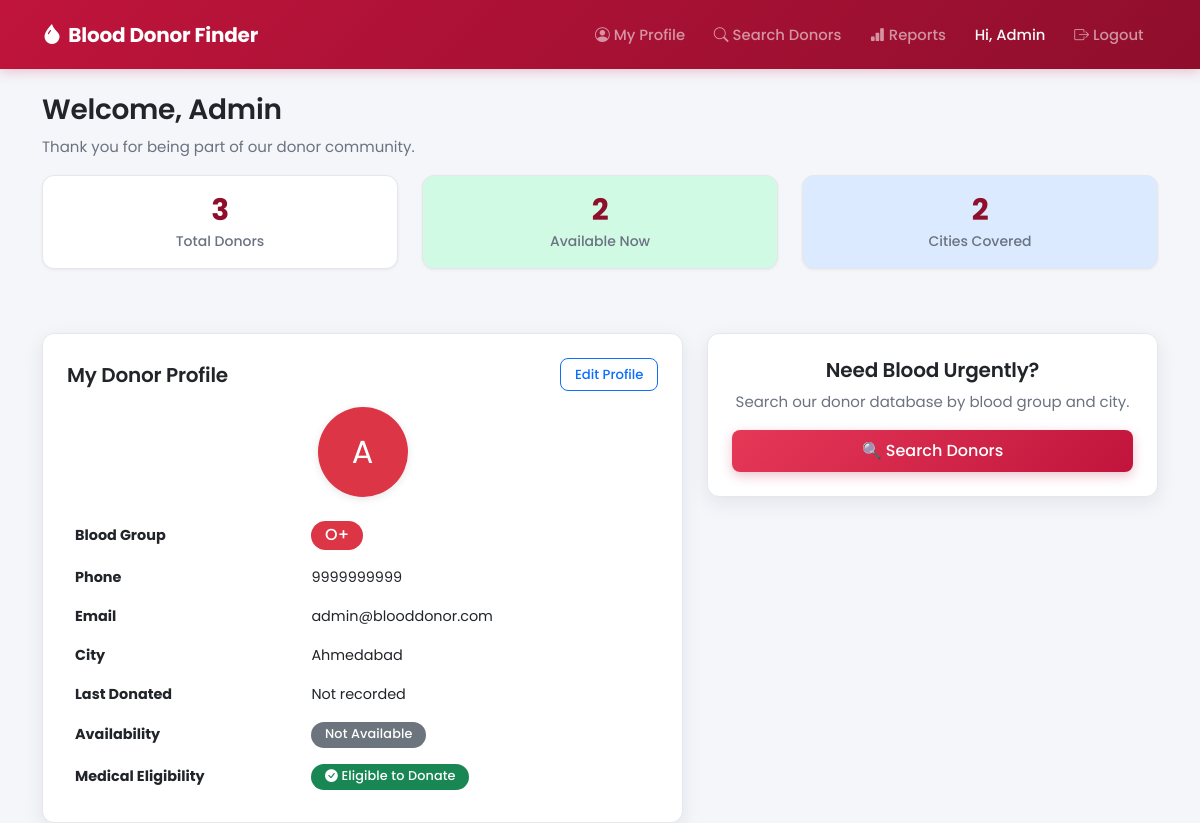
Screenshot of /dashboard.php (signed in) with the database file from the repository.
### tables this page shows
CREATE TABLE donors (
    id INT AUTO_INCREMENT PRIMARY KEY,
    full_name VARCHAR(100) NOT NULL,
    email VARCHAR(100) NOT NULL UNIQUE,
    password VARCHAR(255) NOT NULL,
    phone VARCHAR(15) NOT NULL,
    blood_group ENUM('A+','A-','B+','B-','AB+','AB-','O+','O-') NOT NULL,
    city VARCHAR(50) NOT NULL,
    last_donation_date DATE NULL,
    photo VARCHAR(255) DEFAULT NULL,
    is_available ENUM('Yes','No') DEFAULT 'Yes',
    role ENUM('donor','admin') DEFAULT 'donor',
    created_at TIMESTAMP DEFAULT CURRENT_TIMESTAMP
);

### includes/functions.php (called while the page is built, shortened)
<?php
function get_eligibility_info($last_donation_date) {
    if (empty($last_donation_date)) {
        return [
            'eligible' => true,
            'label' => 'Eligible to Donate',
            'next_date' => null
        ];
    }
}
?>

### dashboard.php (the view, shortened to what this page needs)
<?php
require_once 'includes/db.php';
require_once 'includes/functions.php';
$donor_id = $_SESSION['donor_id'];
$stmt = $conn->prepare("SELECT * FROM donors WHERE id = ?");
$stmt->bind_param("i", $donor_id);
$stmt->execute();
$me = $stmt->get_result()->fetch_assoc();
$eligibility = get_eligibility_info($me['last_donation_date']);
$total_donors = $conn->query("SELECT COUNT(*) as total FROM donors WHERE role='donor'")->fetch_assoc()['total'];
$available_donors = $conn->query("SELECT COUNT(*) as total FROM donors WHERE role='donor' AND is_available='Yes'")->fetch_assoc()['total'];
$total_cities = $conn->query("SELECT COUNT(DISTINCT city) as total FROM donors WHERE role='donor'")->fetch_assoc()['total'];
?>
<!DOCTYPE html>
<html lang="en">
<head>
<link rel="stylesheet" href="https://cdn.jsdelivr.net/npm/bootstrap@5.3.0/dist/css/bootstrap.min.css">
<link rel="stylesheet" href="https://cdn.jsdelivr.net/npm/bootstrap-icons@1.11.3/font/bootstrap-icons.css">
<link rel="stylesheet" href="css/style.css">
</head>
<body>
<?php include 'includes/navbar.php'; ?>
<div class="container mt-4">
    <h3>Welcome, <?php echo htmlspecialchars($me['full_name']); ?></h3>
    <p class="text-muted">Thank you for being part of our donor community.</p>
    <div class="row mb-4">
        <div class="col-md-4 col-6">
            <div class="card text-center p-3 stat-card">
                <h4><?php echo $total_donors; ?></h4>
                <p class="mb-0">Total Donors</p>
            </div>
        </div>
        <div class="col-md-4 col-6">
            <div class="card text-center p-3 stat-card bg-success-subtle">
                <h4><?php echo $available_donors; ?></h4>
                <p class="mb-0">Available Now</p>
            </div>
        </div>
        <div class="col-md-4 col-12">
            <div class="card text-center p-3 stat-card bg-info-subtle">
                <h4><?php echo $total_cities; ?></h4>
                <p class="mb-0">Cities Covered</p>
            </div>
        </div>
    </div>
    <div class="row">
        <div class="col-md-7">
            <div class="card p-4 form-box">
                <div class="d-flex justify-content-between align-items-center mb-3">
                    <h5 class="mb-0">My Donor Profile</h5>
                    <a href="edit_profile.php" class="btn btn-sm btn-outline-primary">Edit Profile</a>
                </div>
                <div class="text-center mb-3">
                    <?php if (!empty($me['photo'])): ?>
                        <img src="uploads/<?php echo htmlspecialchars($me['photo']); ?>" class="rounded-circle" width="90" height="90" style="object-fit:cover;">
                    <?php else: ?>
                        <div class="rounded-circle bg-danger text-white d-inline-flex align-items-center justify-content-center" style="width:90px;height:90px;font-size:2rem;">
                            <?php echo strtoupper(substr($me['full_name'], 0, 1)); ?>
                        </div>
                    <?php endif; ?>
                </div>
                <table class="table table-borderless mb-0">
                    <tr><th width="40%">Blood Group</th><td><span class="badge bg-danger fs-6"><?php echo $me['blood_group']; ?></span></td></tr>
                    <tr><th>Phone</th><td><?php echo htmlspecialchars($me['phone']); ?></td></tr>
                    <tr><th>Email</th><td><?php echo htmlspecialchars($me['email']); ?></td></tr>
                    <tr><th>City</th><td><?php echo htmlspecialchars($me['city']); ?></td></tr>
                    <tr><th>Last Donated</th><td><?php echo $me['last_donation_date'] ? date('d M Y', strtotime($me['last_donation_date'])) : 'Not recorded'; ?></td></tr>
                    <tr><th>Availability</th>
                        <td>
                            <?php if ($me['is_available'] == 'Yes'): ?>
                                <span class="badge bg-success">Available to Donate</span>
                            <?php else: ?>
                                <span class="badge bg-secondary">Not Available</span>
                            <?php endif; ?>
                        </td>
                    </tr>
                            <tr><th>Medical Eligibility</th>
                        <td>
                            <?php if ($eligibility['eligible']): ?>
                                <span class="badge bg-success"><i class="bi bi-check-circle-fill"></i> <?php echo $eligibility['label']; ?></span>
                            <?php else: ?>
                                <span class="badge bg-warning text-dark"><i class="bi bi-hourglass-split"></i> <?php echo $eligibility['label']; ?></span>
                            <?php endif; ?>
                        </td>
                    </tr>
                </table>
            </div>
        </div>
        <div class="col-md-5">
            <div class="card p-4 form-box text-center">
                <h5>Need Blood Urgently?</h5>
                <p class="text-muted">Search our donor database by blood group and city.</p>
                <a href="search.php" class="btn btn-danger">🔍 Search Donors</a>
            </div>
        </div>
    </div>
</div>
</body>
</html>

### css/style.css (style rules this page uses)
:root { --color-primary: #c0143c; --color-primary-dark: #8f0e2c; --color-primary-light: #e63958; --color-success: #1a9d5c; --color-warning: #e6a70a; --color-info: #0d8fb2; --color-secondary: #6c757d; --color-bg: #f4f6fa; --color-surface: #ffffff; --color-text: #212529; --color-text-muted: #6b7280; --color-border: #e5e7eb; --radius-sm: 8px; --radius-md: 12px; --radius-lg: 18px; --shadow-sm: 0 1px 3px rgba(15, 23, 42, 0.06); --shadow-md: 0 6px 20px rgba(15, 23, 42, 0.08); --shadow-lg: 0 12px 32px rgba(15, 23, 42, 0.12); --transition-fast: 0.15s ease; --transition-base: 0.25s ease; }
* { box-sizing: border-box; }
body { background-color: var(--color-bg); color: var(--color-text); font-family: 'Poppins', 'Segoe UI', Arial, sans-serif; font-size: 15px; line-height: 1.6; -webkit-font-smoothing: antialiased; }
h1, h2, h3, h4, h5, h6 { font-weight: 600; letter-spacing: -0.01em; }
a { text-decoration: none; transition: color var(--transition-fast); }
.btn { font-weight: 500; border-radius: var(--radius-sm); padding: 0.55rem 1.25rem; transition: all var(--transition-fast); }
.btn-danger { background: linear-gradient(135deg, var(--color-primary-light), var(--color-primary)); border: none; box-shadow: 0 4px 12px rgba(192, 20, 60, 0.25); }
.btn-outline-primary, .btn-outline-secondary, .btn-outline-danger { border-width: 1.5px; font-weight: 500; }
.btn-sm { padding: 0.35rem 0.85rem; font-size: 0.825rem; }
.form-box { background: var(--color-surface); padding: 2.25rem; border-radius: var(--radius-lg); box-shadow: var(--shadow-md); margin-top: 2.5rem; border: 1px solid var(--color-border); }
.card { border: 1px solid var(--color-border); border-radius: var(--radius-md); }
.stat-card { border-radius: var(--radius-md); box-shadow: var(--shadow-sm); border: 1px solid var(--color-border); transition: transform var(--transition-base), box-shadow var(--transition-base); }
.stat-card h4 { font-weight: 700; font-size: 1.85rem; margin-bottom: 0.15rem; color: var(--color-primary-dark); }
.stat-card p { color: var(--color-text-muted); font-size: 0.875rem; font-weight: 500; }
.badge { padding: 0.4rem 0.85rem; font-size: 0.8rem; font-weight: 500; border-radius: 999px; letter-spacing: 0.01em; }
.status-InProgress, .bg-info-subtle { background-color: #dbeafe !important; color: #1e40af !important; }
.status-Resolved, .bg-success-subtle { background-color: #d1fae5 !important; color: #065f46 !important; }
.table { font-size: 0.9rem; }
.table td, .table th { vertical-align: middle; }
.rounded-circle { box-shadow: 0 2px 8px rgba(0,0,0,0.1); }
.text-muted { color: var(--color-text-muted) !important; }

### rows the page displays
donors: full_name "Admin", full_name "A", blood_group "O+", phone "9999999999", email "admin@blooddonor.com", city "Ahmedabad", last_donation_date "Eligible to Donate"

### other values shown
$_SESSION['full_name'] "Admin"
$total_donors "3"
$available_donors "2"
$total_cities "2"
